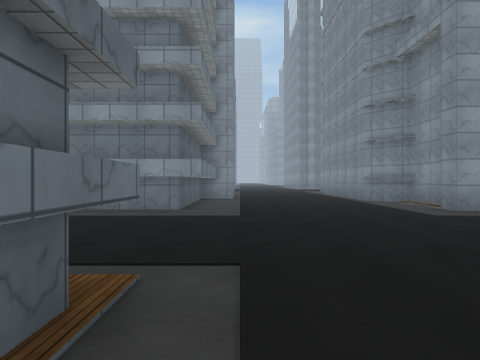
[1] (above)

22 first-person views from a walk through a Unity game level. The camera is 1.5 m above the floor, looks level and sees 70° across. The floor is counted in squares, 2 m on a side. Each view is taken from the middle of a square. On the plan, view 1 faces up. The plan holds only what a view shows up to about 11 squares ahead; the rest is blank. The place goes on beyond the plan. Surface patterns are stand-ins for the level's own textures.

[2]
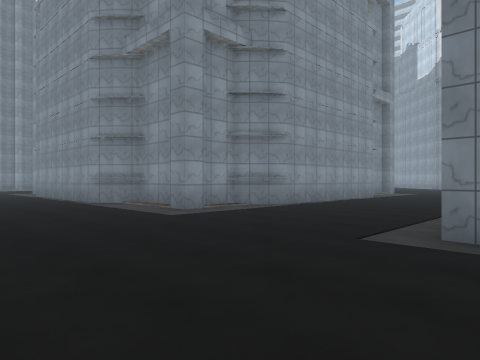

[3]
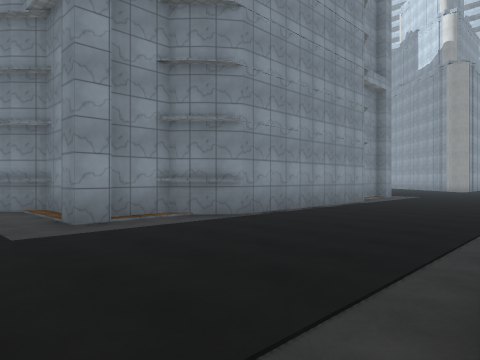

[4]
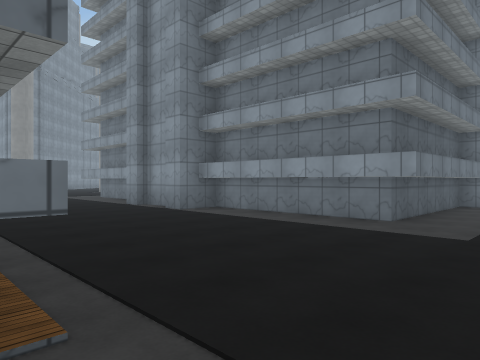

[5]
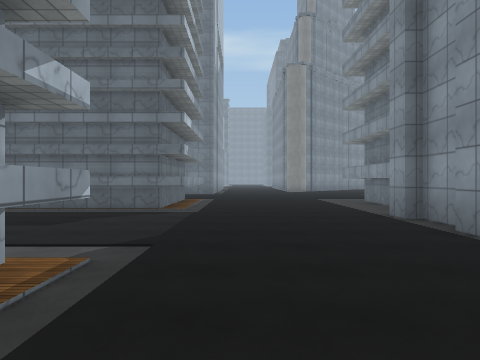

[6]
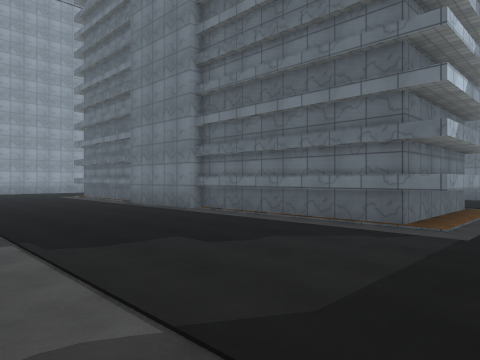

[7]
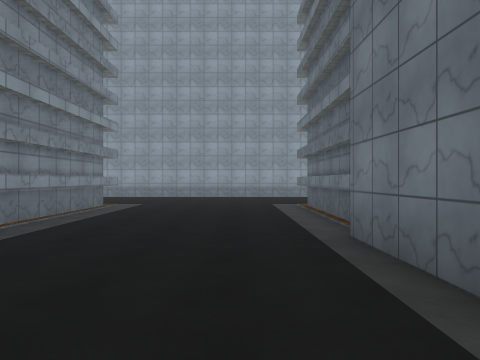

[8]
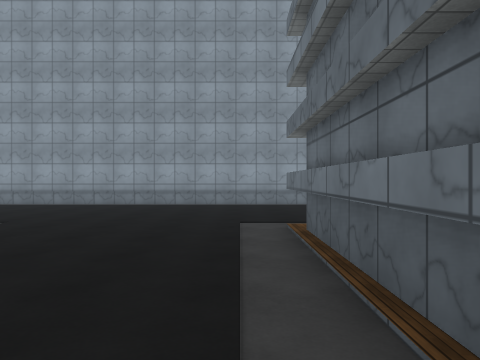

[9]
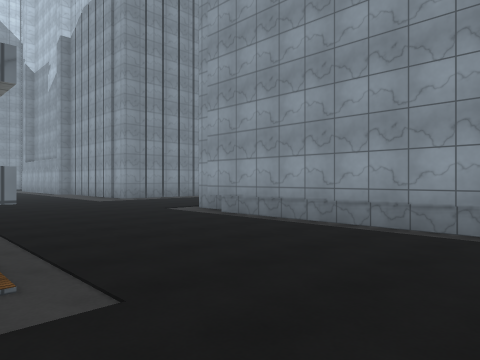

[10]
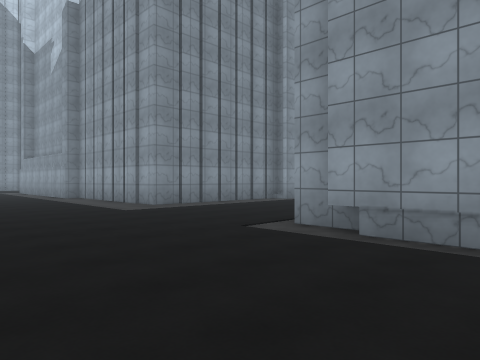

[11]
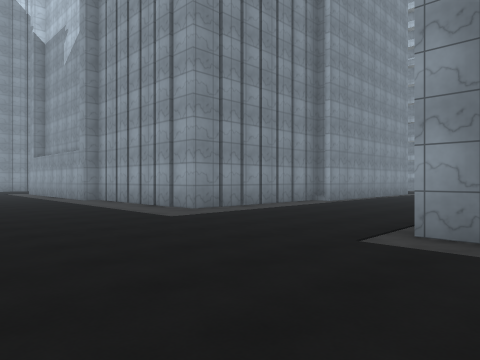

[12]
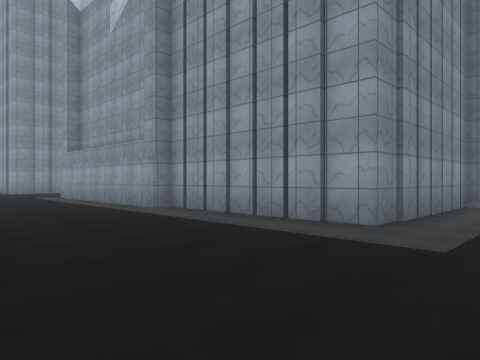

[13]
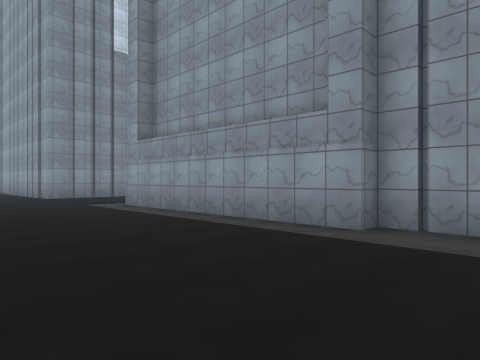

[14]
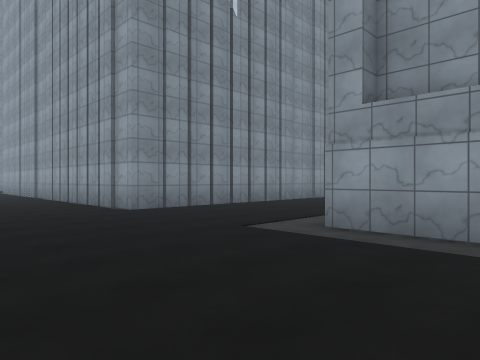

[15]
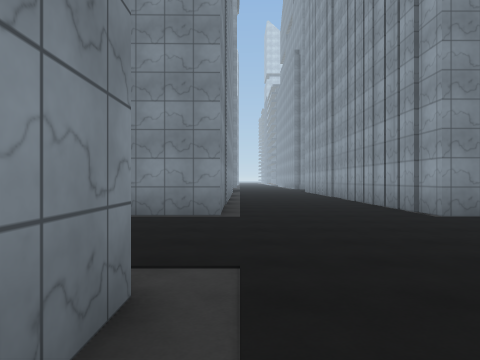

[16]
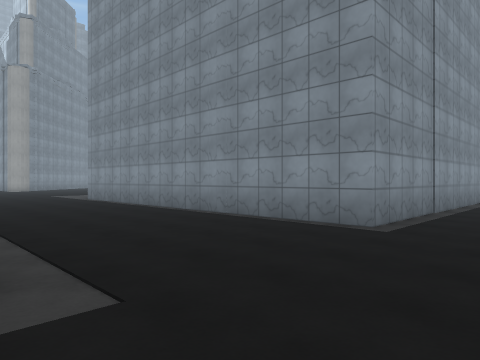

[17]
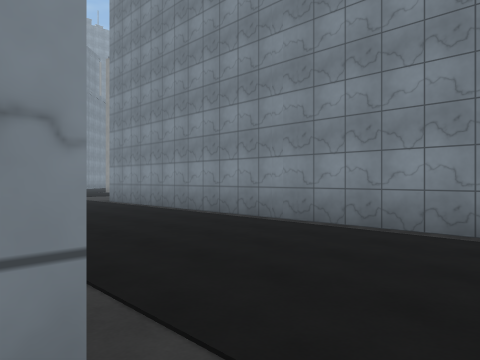

[18]
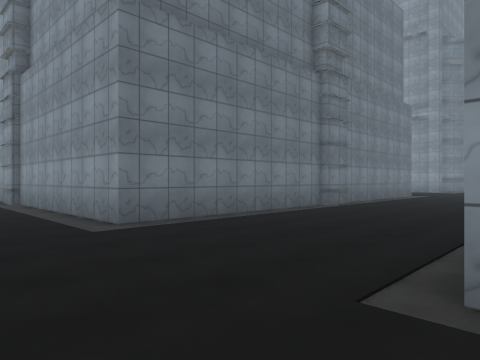

[19]
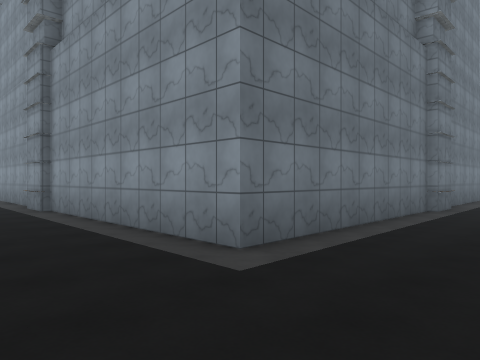

[20]
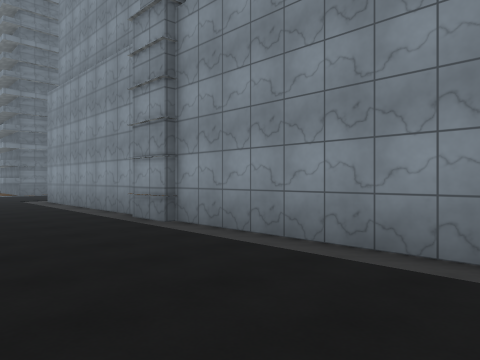

[21]
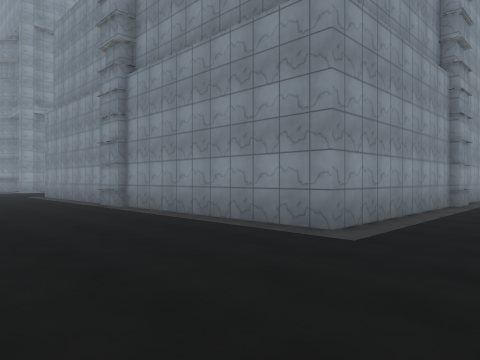

[22]
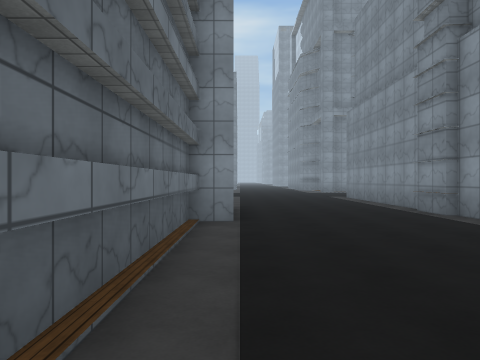

### Floor plan
Points are (right, up) in squares from view 1. A wall is a line through its corners. A room is listed if a view was taken in it or the views show most of it. See-through windows are left out.
Room 1 (views 1, 2, 3, 4, 5, 6, 7, 8, 9, 10, 11, 12, 13, 14, 15, 16, 17, 18, 19, 20, 21, 22)
walls: (4.5, -5.5) (4.5, -4.2); (4.7, -3.9) (4.7, -2); (0, -6.6) (-1, -6.6) (-1, -11.8); (-0.8, -6.6) (-0.8, -12); (4.7, 1.8) (4.7, 2.2); (-1, 2) (-1, 1.2); (-0.8, 2.6) (-0.8, 1); (11.4, -12.3) (4.7, -12.3) (4.7, -5.5); (-5.1, -12) (-5.1, -7.6); (-5.2, -12.6) (-5.2, -7.2); (-5.2, 2.6) (-4, 2.6); (8.6, 7.4) (7.8, 8); (5.9, 8.1) (5.1, 8.1) (5.1, 8.9); (7.6, 7.9) (7, 8.5); (7.9, 7.9) (7.3, 8.5) (5.9, 8.5); (-0.9, 7.9) (-6.5, 7.9); (-1.6, -18) (-0.4, -18); (5.6, 9.4) (5.6, 11.1) (4.9, 11.8); (-10.6, -3.5) (-10.5, -6.8); (5.6, -19.6) (5.6, -18.6) (11.4, -18.6) (11.4, -18) (19.1, -18); (-10.8, -7.4) (-10.8, -12.6); (-11, -8) (-11, -11.9); (19.3, -5.6) (19.3, -12.3) (12.5, -12.3) (12.5, -12.6) (11.3, -12.6); (13.2, 7.4) (8.2, 7.4) (7.5, 7.9); (19.5, -4.4) (19.5, -5.8); (19.3, -2.1) (19.3, -3.5); (5.4, 10.9) (4.9, 11.4); (-6.5, 7.4) (-7.2, 7.4); (5, 11.3) (4.4, 12.1); (-7.8, 7.6) (-8.8, 7.6); (5.4, -22.5) (5.4, -19.6); (-8.8, 7.4) (-9.5, 7.4); (-1.5, 12.5) (-1.5, 8.5) (-6.5, 8.5); (-13, 2.6) (-10.8, 2.6) (-10.8, -3.5); (-13.5, 1.9) (-11, 1.9) (-11, -3.5); (-12.1, -17.5) (-1.2, -17.5); (-12.4, 8.5) (-13, 8.5); (24.3, -20.4) (24.3, -17.2) (28, -17.2); (28.5, -12.5) (24.5, -12.5) (24.4, -2.8)

Where each view was taken, in squares from view 1:
view 1: 0 up, 0 right, facing up
view 2: 1 up, 0 right, facing up-right
view 3: 2 up, 3 right, facing up-right
view 4: 2 up, 1 right, facing up-left
view 5: 4 up, 2 left, facing left
view 6: 4 up, 5 left, facing down-left
view 7: 2 down, 9 left, facing down
view 8: 7 down, 10 left, facing down
view 9: 12 down, 8 left, facing down-right
view 10: 13 down, 4 left, facing down-right
view 11: 13 down, 2 left, facing down-right
view 12: 13 down, 3 right, facing down-right
view 13: 13 down, 9 right, facing down-right
view 14: 13 down, 16 right, facing down-right
view 15: 13 down, 17 right, facing right
view 16: 15 down, 19 right, facing up-right
view 17: 13 down, 19 right, facing up-right
view 18: 15 down, 25 right, facing up-left
view 19: 15 down, 22 right, facing up-left
view 20: 16 down, 18 right, facing up-left
view 21: 15 down, 0 right, facing up-right
view 22: 13 down, 0 right, facing up
